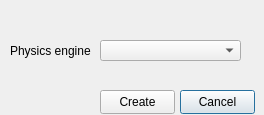
<ui version="4.0" >
 <class>CreateEngineDialog</class>
 <widget class="QDialog" name="CreateEngineDialog" >
  <property name="windowModality" >
   <enum>Qt::ApplicationModal</enum>
  </property>
  <property name="geometry" >
   <rect>
    <x>0</x>
    <y>0</y>
    <width>264</width>
    <height>115</height>
   </rect>
  </property>
  <property name="windowTitle" >
   <string>Create physics engine</string>
  </property>
  <widget class="QComboBox" name="_spaceMethodBox" >
   <property name="geometry" >
    <rect>
     <x>100</x>
     <y>40</y>
     <width>141</width>
     <height>21</height>
    </rect>
   </property>
   <property name="whatsThis" >
    <string>&lt;!DOCTYPE HTML PUBLIC "-//W3C//DTD HTML 4.0//EN" "http://www.w3.org/TR/REC-html40/strict.dtd">
&lt;html>&lt;head>&lt;meta name="qrichtext" content="1" />&lt;style type="text/css">
p, li { white-space: pre-wrap; }
&lt;/style>&lt;/head>&lt;body style=" font-family:'MS Shell Dlg 2'; font-size:8.25pt; font-weight:400; font-style:normal;">
&lt;p style=" margin-top:0px; margin-bottom:0px; margin-left:0px; margin-right:0px; -qt-block-indent:0; text-indent:0px;">There are several kinds of spaces. Each kind uses different internaldata structures to store the geoms, and different algorithms to performthe collision culling: &lt;/p>
&lt;ul style="-qt-list-indent: 1;">&lt;li style=" font-size:8pt;" style=" margin-top:12px; margin-bottom:12px; margin-left:0px; margin-right:0px; -qt-block-indent:0; text-indent:0px;"> Simple space. This does not do any collision culling - itsimply checks every possible pair of geoms for intersection, andreports the pairs whose AABBs overlap. The time required to dointersection testing for &lt;span style=" font-style:italic;">n&lt;/span> objects is &lt;span style=" font-style:italic;">O&lt;/span>(&lt;span style=" font-style:italic;">n&lt;/span>&lt;span style=" vertical-align:super;">2&lt;/span>).This should not be used for large numbers of objects, but it can be thepreferred algorithm for a small number of objects. This is also usefulfor debugging potential problems with the collision system.&lt;/li>&lt;/ul>
&lt;ul style="-qt-list-indent: 1;">&lt;li style=" font-size:8pt;" style=" margin-top:12px; margin-bottom:12px; margin-left:0px; margin-right:0px; -qt-block-indent:0; text-indent:0px;"> Multi-resolution hash table space. This uses an internal datastructure that records how each geom overlaps cells in one of severalthree dimensional grids. Each grid has cubical cells of side lengths 2&lt;span style=" font-style:italic; vertical-align:super;">i&lt;/span>, where &lt;span style=" font-style:italic;">i&lt;/span> is an integer that ranges from a minimum to a maximum value. The time required to do intersection testing for &lt;span style=" font-style:italic;">n&lt;/span> objects is &lt;span style=" font-style:italic;">O&lt;/span>(&lt;span style=" font-style:italic;">n&lt;/span>)(as long as those objects are not clustered together too closely), aseach object can be quickly paired with the objects around it.&lt;/li>&lt;/ul>
&lt;ul style="-qt-list-indent: 1;">&lt;li style=" font-size:8pt;" style=" margin-top:12px; margin-bottom:12px; margin-left:0px; margin-right:0px; -qt-block-indent:0; text-indent:0px;"> Quadtree space. This uses a pre-allocated hierarchicalgrid-based AABB tree to quickly cull collision checks. It'sexceptionally quick for large amounts of objects in landscape-shapedworlds. The amount of memory used is 4^depth * 32 bytes. CurrentlydSpaceGetGeom is not implemented for the quadtree space. &lt;/li>&lt;/ul>&lt;/body>&lt;/html></string>
   </property>
  </widget>
  <widget class="QLabel" name="label" >
   <property name="geometry" >
    <rect>
     <x>10</x>
     <y>40</y>
     <width>81</width>
     <height>21</height>
    </rect>
   </property>
   <property name="text" >
    <string>Physics engine:</string>
   </property>
  </widget>
  <widget class="QPushButton" name="_cancelBtn" >
   <property name="geometry" >
    <rect>
     <x>180</x>
     <y>90</y>
     <width>75</width>
     <height>24</height>
    </rect>
   </property>
   <property name="text" >
    <string>Cancel</string>
   </property>
  </widget>
  <widget class="QPushButton" name="_createBtn" >
   <property name="geometry" >
    <rect>
     <x>100</x>
     <y>90</y>
     <width>75</width>
     <height>24</height>
    </rect>
   </property>
   <property name="text" >
    <string>Create</string>
   </property>
  </widget>
 </widget>
 <resources/>
 <connections/>
</ui>
